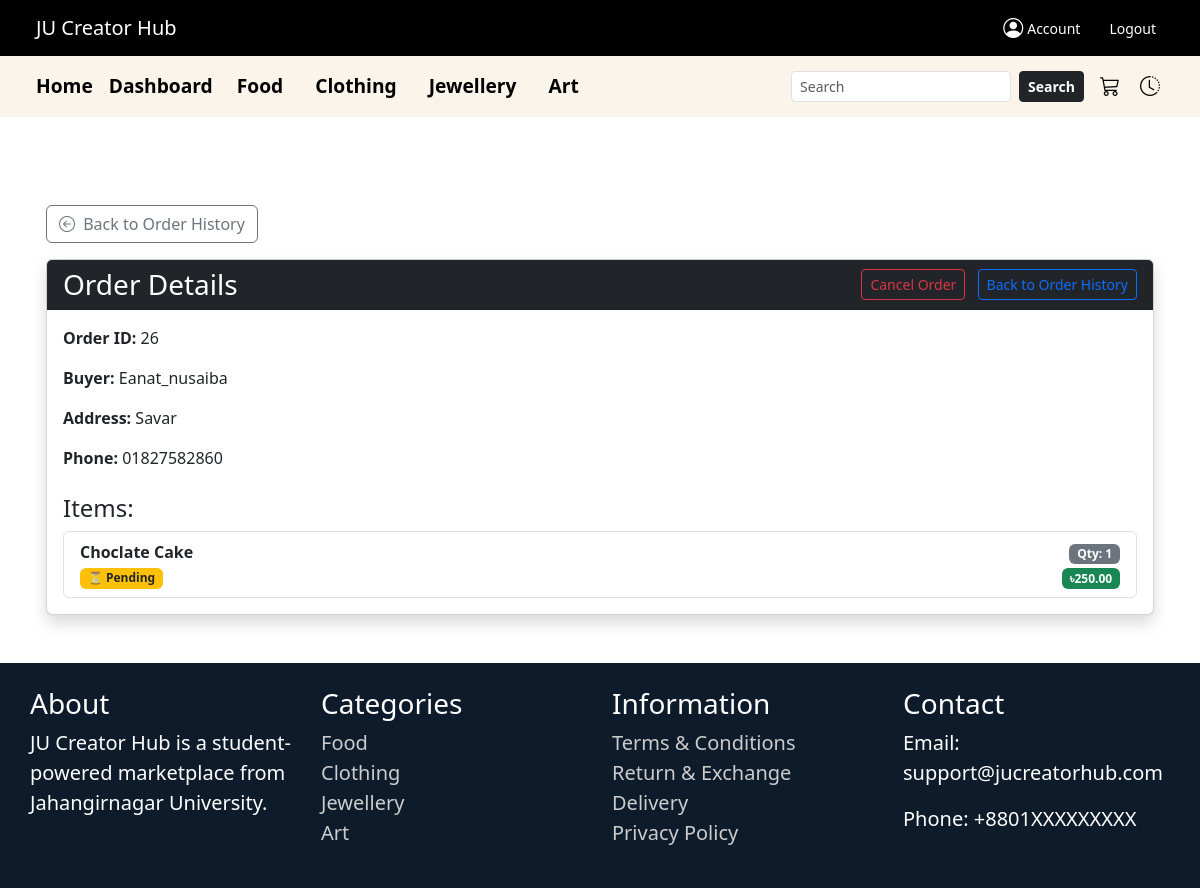
Page /orders/26/ (signed in) on the earlier database version.
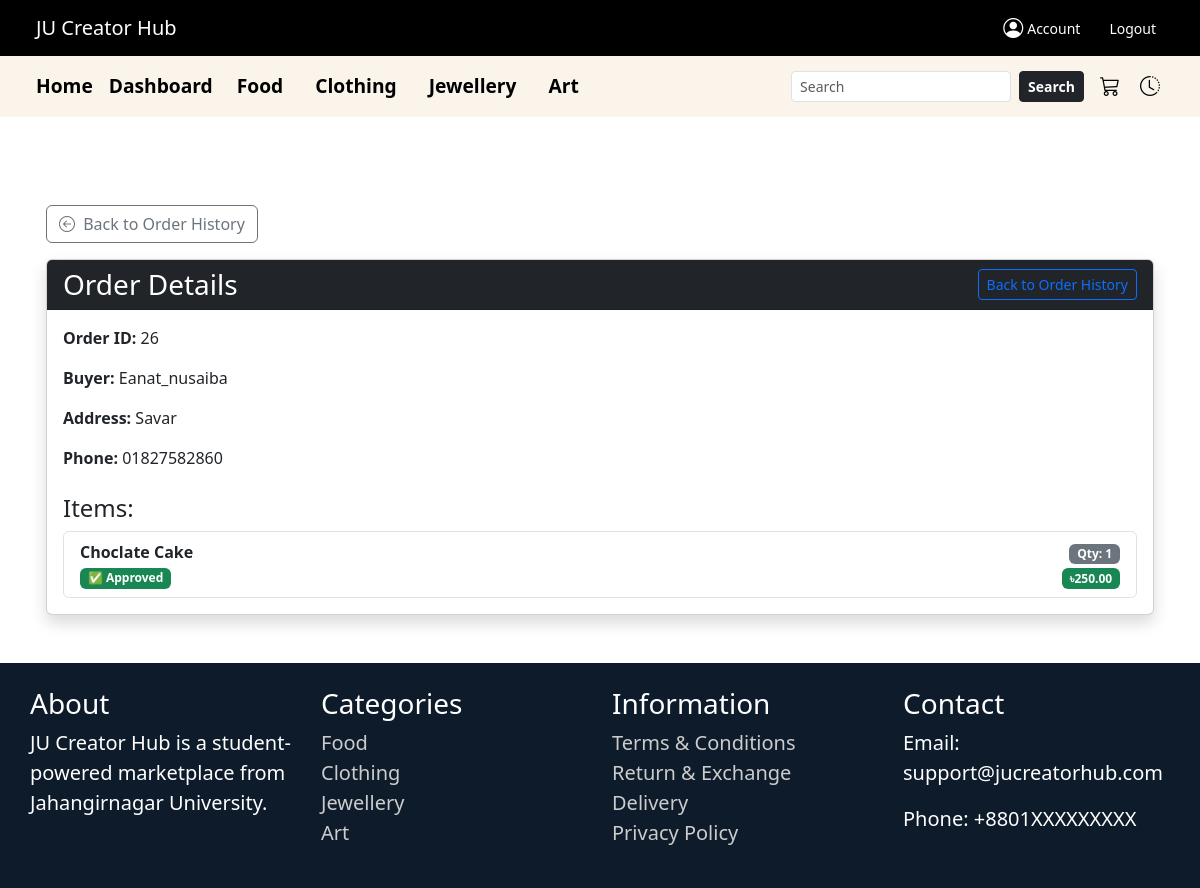
Same page on the later database version.
### ecommerce/models.py (models this page shows, shortened)
class OrderItem(models.Model):
    order = models.ForeignKey(Order, on_delete=models.CASCADE, related_name='items')
    product = models.ForeignKey(Product, on_delete=models.CASCADE)
    quantity = models.PositiveIntegerField()
    price = models.DecimalField(max_digits=10, decimal_places=2)
    is_approved = models.BooleanField(default=False)  # ✅ Approval field for seller
    seller_status = models.CharField(max_length=20, default='Pending')
    rejection_reason = models.TextField(blank=True, null=True)

class Product(models.Model):
    CATEGORY_CHOICES = [
        ('food', 'Food'),
        ('clothing', 'Clothing'),
        ('jewellery', 'Jewellery'),
        ('art', 'Art'),
    ]
    name = models.CharField(max_length=255)
    image = models.ImageField(upload_to='product_images/')
    price = models.DecimalField(max_digits=10, decimal_places=2)
    description = models.TextField()
    category = models.CharField(max_length=50, choices=CATEGORY_CHOICES)
    seller = models.ForeignKey(User, on_delete=models.CASCADE, related_name='products')

### ecommerce/views.py (the view)
# urls.py: path('orders/<int:order_id>/', views.order_detail, name='order_detail'),
@login_required
def order_detail(request, order_id):
    from django.utils.timezone import now
    order = get_object_or_404(
        Order.objects.prefetch_related(
            Prefetch('items', queryset=OrderItem.objects.select_related('product'))
        ),
        id=order_id,
        buyer=request.user
    )
    return render(request, 'ecommerce/order_detail.html', {
        'order': order,
        'now': now(),
    })

### ecommerce/context_processors.py (called while the page is built)
def shop_names_processor(request):
    shop_names = Profile.objects.filter(
        role='seller',
        shop_name__isnull=False
    ).exclude(shop_name='')
    return {'shop_names': shop_names}

### ecommerce/templates/ecommerce/order_detail.html (shortened to what this page needs)
{% extends 'ecommerce/base.html' %}
{% block content %}
<div class="container mt-3 py-5 px-1">
  <a href="{% url 'order_history' %}" class="btn btn-outline-secondary mb-3">
    <i class="bi bi-arrow-left-circle me-1"></i> Back to Order History
  </a>
  <div class="card shadow">
    <div class="card-header bg-dark text-white d-flex justify-content-between align-items-center">
      <h3 class="mb-0">Order Details</h3>
      <div>
        {% if order.status|lower == 'pending' %}
          <form method="post" action="{% url 'order_cancel' order.id %}" style="display:inline;" onsubmit="return confirm('Are you sure you want to cancel this order?');">
            <button type="submit" class="btn btn-sm btn-outline-danger me-2">Cancel Order</button>
          </form>
        {% endif %}
        <a href="{% url 'order_history' %}" class="btn btn-sm btn-outline-primary">Back to Order History</a>
      </div>
    </div>
    <div class="card-body">
      <p><strong>Order ID:</strong> {{ order.id }}</p>
      <p><strong>Buyer:</strong> {{ order.buyer.username }}</p>
      <p><strong>Address:</strong> {{ order.address }}</p>
      <p><strong>Phone:</strong> {{ order.phone }}</p>
      <h4 class="mt-4">Items:</h4>
      <ul class="list-group">
        {% for item in order.items.all %}
          <li class="list-group-item d-flex justify-content-between align-items-start flex-wrap">
            <div class="me-auto">
              <strong>{{ item.product.name }}</strong><br>
              {% if item.seller_status|lower == 'approved' %}
                <span class="badge bg-success mt-1">✅ Approved</span>
              {% elif item.seller_status|lower == 'rejected' %}
                <span class="badge bg-danger mt-1">❌ Rejected</span>
                {% if item.rejection_reason %}
                  <div class="text-danger small">Reason: {{ item.rejection_reason }}</div>
                {% endif %}
              {% else %}
                <span class="badge bg-warning text-dark mt-1">⏳ Pending</span>
              {% endif %}
            </div>
            <div class="text-end">
              <span class="badge bg-secondary">Qty: {{ item.quantity }}</span><br>
              <span class="badge bg-success mt-1">৳{{ item.price }}</span>
            </div>
          </li>
        {% empty %}
          <li class="list-group-item">No items in this order.</li>
        {% endfor %}
      </ul>
    </div>
  </div>
</div>
{% endblock %}

Differences in the rows shown:
changed Order "Savar": status "Pending" → "Approved" (drawn)
changed OrderItem "Choclate Cake": seller_status "⏳ Pending" → "✅ Approved"
Other differences:
text no longer shown: "Cancel Order"
